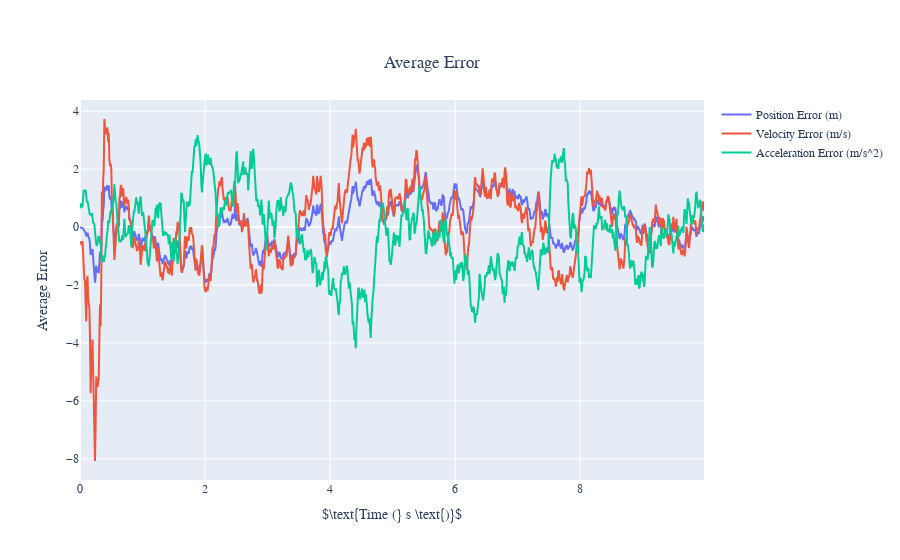
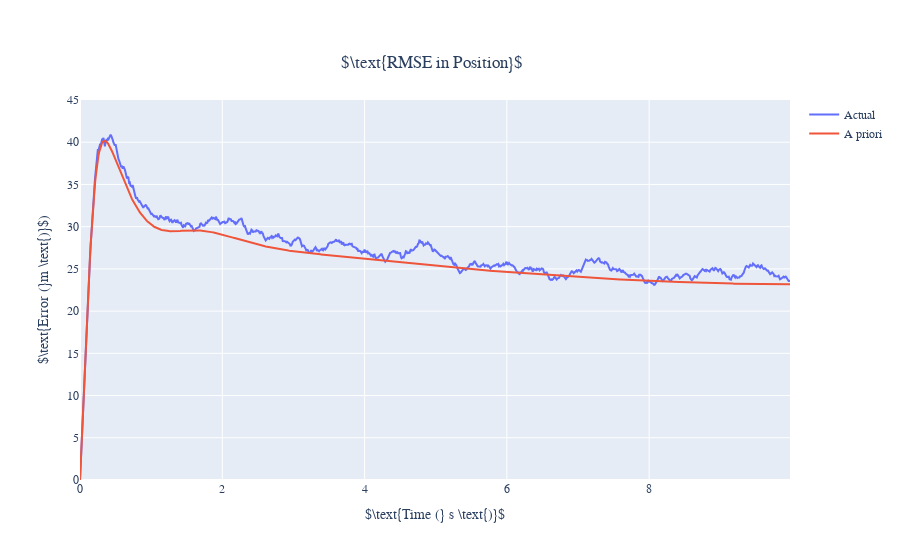
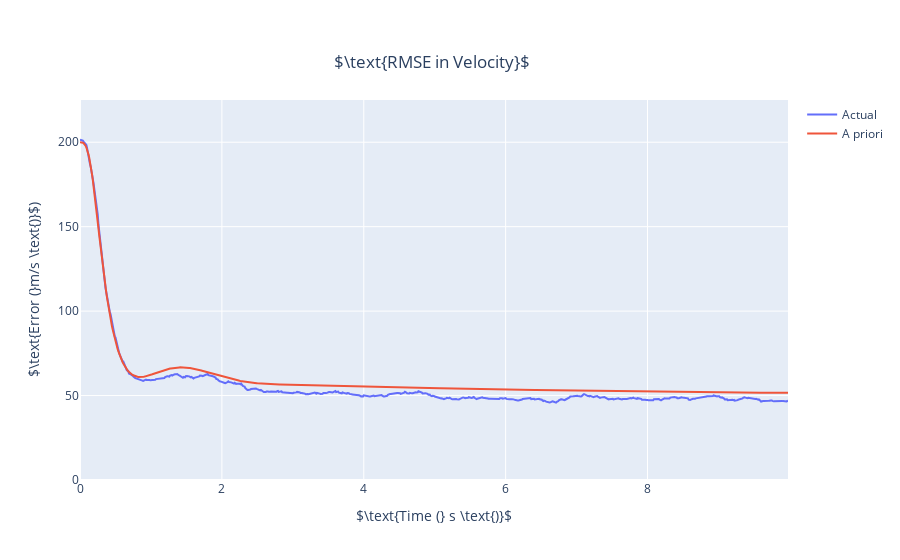
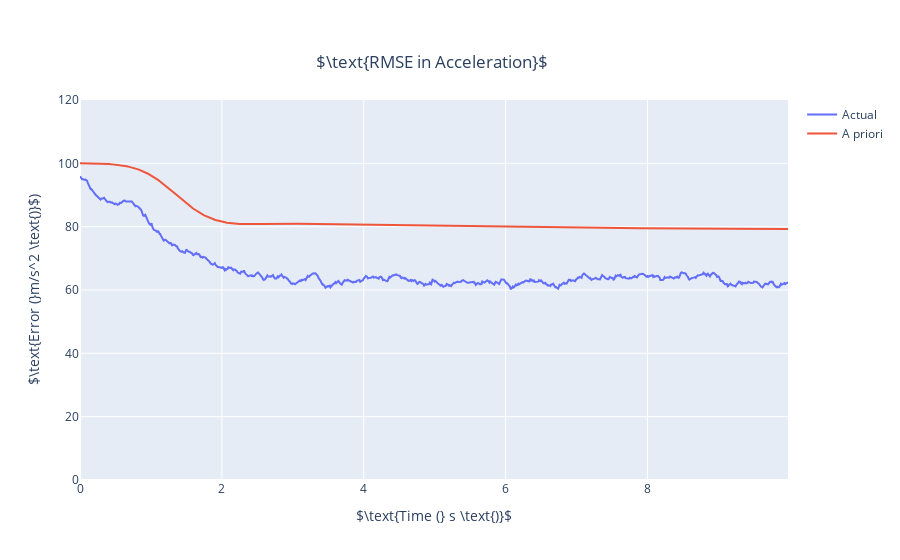

Notebook source saved alongside these figures, in order:
### Code cell
endindex = 999
myfont = "Times New Roman"

# Average error
fig_avg_error = go.Figure()
fig_avg_error.add_trace(go.Scatter(x=timevec[0:endindex], y=avg_error[0,:], name="Position Error (m)"))
fig_avg_error.add_trace(go.Scatter(x=timevec[0:endindex], y=avg_error[1,:], name="Velocity Error (m/s)"))
fig_avg_error.add_trace(go.Scatter(x=timevec[0:endindex], y=avg_error[2,:], name="Acceleration Error (m/s^2)"))
fig_avg_error.update_layout(font = {'family' : myfont}, title={'font': {'family': myfont}, 'text':"Average Error",'xanchor':'center','yanchor':'top','y':0.9,'x':0.48}, xaxis = dict( title = dict (text=r"$\text{Time (} s \text{)}$", font = dict(family = myfont))), yaxis_title="Average Error")
fig_avg_error.show()

# RMSE in position
fig_rmse_pos = go.Figure()
fig_rmse_pos.add_trace(go.Scatter(x=timevec[0:endindex], y=rmse[0,:], name="Actual"))
# fig_rmse_pos.add_trace(go.Scatter(x=timevec[0:endindex], y=np.sqrt(P_actual[0,0,:]), name="Actual"))
fig_rmse_pos.add_trace(go.Scatter(x=filtersol.t[0:endindex], y=std_pos[0:endindex], name='A priori'))
fig_rmse_pos.update_layout(font = {'family' : myfont}, title={'font': {'family': myfont}, 'text':r"$\text{RMSE in Position}$",'xanchor':'center','yanchor':'top','y':0.9,'x':0.48}, xaxis = dict( title = dict (text=r"$\text{Time (} s \text{)}$", font = dict(family = myfont))), yaxis_title=r"$\text{Error (}m \text{)}$)", yaxis = dict( range = [0, 45] ))
fig_rmse_pos.show()

# RMSE in velocity
fig_rmse_vel = go.Figure()
fig_rmse_vel.add_trace(go.Scatter(x=timevec[0:endindex], y=rmse[1,:], name="Actual"))
fig_rmse_vel.add_trace(go.Scatter(x=filtersol.t[0:endindex], y=std_vel[0:endindex], name='A priori'))
fig_rmse_vel.update_layout(title={'text':r"$\text{RMSE in Velocity}$",'xanchor':'center','yanchor':'top','y':0.9,'x':0.48}, xaxis_title=r"$\text{Time (} s \text{)}$", yaxis_title=r"$\text{Error (}m/s \text{)}$)", yaxis = dict(range=[0,225]))
fig_rmse_vel.show()

# RMSE in acceleration
fig_rmse_accel = go.Figure()
fig_rmse_accel.add_trace(go.Scatter(x=timevec[0:endindex], y=rmse[2,:], name="Actual"))
fig_rmse_accel.add_trace(go.Scatter(x=filtersol.t[0:endindex], y=std_accel[0:endindex], name='A priori'))
fig_rmse_accel.update_layout(title={'text':r"$\text{RMSE in Acceleration}$",'xanchor':'center','yanchor':'top','y':0.9,'x':0.48}, xaxis_title=r"$\text{Time (} s \text{)}$", yaxis_title=r"$\text{Error (}m/s^2 \text{)}$)", yaxis = dict(range=[0,120]))
fig_rmse_accel.show()

### Figure 1 — Plotly figure (JSON) as saved in the notebook; plotly's stock layout.template omitted (floating-point values rounded to 4 significant figures; data arrays with more than 128 entries replaced by an {"elided": "..."} marker saying what was removed)
{"data": [{"name": "Position Error (m)", "type": "scatter", "x": {"elided": "999 float values"}, "y": {"elided": "1000 float values"}}, {"name": "Velocity Error (m/s)", "type": "scatter", "x": {"elided": "999 float values"}, "y": {"elided": "1000 float values"}}, {"name": "Acceleration Error (m/s^2)", "type": "scatter", "x": {"elided": "999 float values"}, "y": {"elided": "1000 float values"}}], "layout": {"autosize": true, "font": {"family": "Times New Roman"}, "title": {"font": {"family": "Times New Roman"}, "text": "Average Error", "x": 0.48, "xanchor": "center", "y": 0.9, "yanchor": "top"}, "xaxis": {"autorange": true, "range": [0, 9.98], "title": {"font": {"family": "Times New Roman"}, "text": "$\\text{Time (} s \\text{)}$"}, "type": "linear"}, "yaxis": {"autorange": true, "range": [-8.732, 4.389], "title": {"text": "Average Error"}, "type": "linear"}}}

### Figure 2 — Plotly figure (JSON) as saved in the notebook; plotly's stock layout.template omitted (floating-point values rounded to 4 significant figures; data arrays with more than 128 entries replaced by an {"elided": "..."} marker saying what was removed)
{"data": [{"name": "Actual", "type": "scatter", "x": {"elided": "999 float values"}, "y": {"elided": "1000 float values"}}, {"name": "A priori", "type": "scatter", "x": {"elided": "999 float values"}, "y": {"elided": "999 float values"}}], "layout": {"autosize": true, "font": {"family": "Times New Roman"}, "title": {"font": {"family": "Times New Roman"}, "text": "$\\text{RMSE in Position}$", "x": 0.48, "xanchor": "center", "y": 0.9, "yanchor": "top"}, "xaxis": {"autorange": true, "range": [0, 9.98], "title": {"font": {"family": "Times New Roman"}, "text": "$\\text{Time (} s \\text{)}$"}, "type": "linear"}, "yaxis": {"range": [0, 45], "title": {"text": "$\\text{Error (}m \\text{)}$)"}, "type": "linear"}}}

### Figure 3 — Plotly figure (JSON) as saved in the notebook; plotly's stock layout.template omitted (floating-point values rounded to 4 significant figures; data arrays with more than 128 entries replaced by an {"elided": "..."} marker saying what was removed)
{"data": [{"name": "Actual", "type": "scatter", "x": {"elided": "999 float values"}, "y": {"elided": "1000 float values"}}, {"name": "A priori", "type": "scatter", "x": {"elided": "999 float values"}, "y": {"elided": "999 float values"}}], "layout": {"autosize": true, "title": {"text": "$\\text{RMSE in Velocity}$", "x": 0.48, "xanchor": "center", "y": 0.9, "yanchor": "top"}, "xaxis": {"autorange": true, "range": [0, 9.98], "title": {"text": "$\\text{Time (} s \\text{)}$"}, "type": "linear"}, "yaxis": {"range": [0, 225], "title": {"text": "$\\text{Error (}m/s \\text{)}$)"}, "type": "linear"}}}

### Figure 4 — Plotly figure (JSON) as saved in the notebook; plotly's stock layout.template omitted (floating-point values rounded to 4 significant figures; data arrays with more than 128 entries replaced by an {"elided": "..."} marker saying what was removed)
{"data": [{"name": "Actual", "type": "scatter", "x": {"elided": "999 float values"}, "y": {"elided": "1000 float values"}}, {"name": "A priori", "type": "scatter", "x": {"elided": "999 float values"}, "y": {"elided": "999 float values"}}], "layout": {"autosize": true, "title": {"text": "$\\text{RMSE in Acceleration}$", "x": 0.48, "xanchor": "center", "y": 0.9, "yanchor": "top"}, "xaxis": {"autorange": true, "range": [0, 9.98], "title": {"text": "$\\text{Time (} s \\text{)}$"}, "type": "linear"}, "yaxis": {"range": [0, 120], "title": {"text": "$\\text{Error (}m/s^2 \\text{)}$)"}, "type": "linear"}}}
